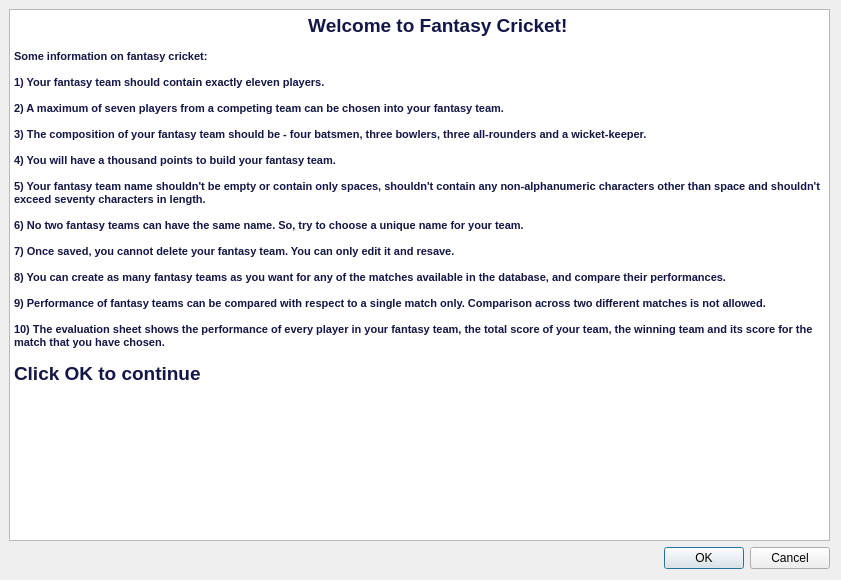
<?xml version="1.0" encoding="UTF-8"?>
<ui version="4.0">
 <class>Dialog</class>
 <widget class="QDialog" name="Dialog">
  <property name="geometry">
   <rect>
    <x>0</x>
    <y>0</y>
    <width>841</width>
    <height>580</height>
   </rect>
  </property>
  <property name="maximumSize">
   <size>
    <width>16777</width>
    <height>16777</height>
   </size>
  </property>
  <property name="windowTitle">
   <string>Dialog</string>
  </property>
  <layout class="QVBoxLayout" name="verticalLayout">
   <property name="leftMargin">
    <number>9</number>
   </property>
   <property name="topMargin">
    <number>9</number>
   </property>
   <item>
    <widget class="QTextBrowser" name="textBrowser">
     <property name="sizePolicy">
      <sizepolicy hsizetype="Expanding" vsizetype="Expanding">
       <horstretch>0</horstretch>
       <verstretch>0</verstretch>
      </sizepolicy>
     </property>
     <property name="styleSheet">
      <string notr="true">background-image: url(:/bg_image/game_pic_front_page.png);</string>
     </property>
     <property name="html">
      <string>&lt;!DOCTYPE HTML PUBLIC &quot;-//W3C//DTD HTML 4.0//EN&quot; &quot;http://www.w3.org/TR/REC-html40/strict.dtd&quot;&gt;
&lt;html&gt;&lt;head&gt;&lt;meta name=&quot;qrichtext&quot; content=&quot;1&quot; /&gt;&lt;style type=&quot;text/css&quot;&gt;
p, li { white-space: pre-wrap; }
&lt;/style&gt;&lt;/head&gt;&lt;body style=&quot; font-family:'MS Shell Dlg 2'; font-size:8.25pt; font-weight:400; font-style:normal;&quot;&gt;
&lt;p align=&quot;center&quot; style=&quot; margin-top:0px; margin-bottom:0px; margin-left:0px; margin-right:0px; -qt-block-indent:0; text-indent:0px;&quot;&gt;&lt;span style=&quot; font-weight:600; color:#131646;&quot;&gt;            &lt;/span&gt;&lt;span style=&quot; font-size:14pt; font-weight:600; color:#131646;&quot;&gt;Welcome to Fantasy Cricket!&lt;/span&gt;&lt;/p&gt;
&lt;p style=&quot;-qt-paragraph-type:empty; margin-top:0px; margin-bottom:0px; margin-left:0px; margin-right:0px; -qt-block-indent:0; text-indent:0px; font-weight:600; color:#131646;&quot;&gt;&lt;br /&gt;&lt;/p&gt;
&lt;p style=&quot; margin-top:0px; margin-bottom:0px; margin-left:0px; margin-right:0px; -qt-block-indent:0; text-indent:0px;&quot;&gt;&lt;span style=&quot; font-weight:600; color:#131646;&quot;&gt;Some information on fantasy cricket:&lt;/span&gt;&lt;/p&gt;
&lt;p style=&quot;-qt-paragraph-type:empty; margin-top:0px; margin-bottom:0px; margin-left:0px; margin-right:0px; -qt-block-indent:0; text-indent:0px; font-weight:600; color:#131646;&quot;&gt;&lt;br /&gt;&lt;/p&gt;
&lt;p style=&quot; margin-top:0px; margin-bottom:0px; margin-left:0px; margin-right:0px; -qt-block-indent:0; text-indent:0px;&quot;&gt;&lt;span style=&quot; font-weight:600; color:#131646;&quot;&gt;1) Your fantasy team should contain exactly eleven players.&lt;/span&gt;&lt;/p&gt;
&lt;p style=&quot;-qt-paragraph-type:empty; margin-top:0px; margin-bottom:0px; margin-left:0px; margin-right:0px; -qt-block-indent:0; text-indent:0px; font-weight:600; color:#131646;&quot;&gt;&lt;br /&gt;&lt;/p&gt;
&lt;p style=&quot; margin-top:0px; margin-bottom:0px; margin-left:0px; margin-right:0px; -qt-block-indent:0; text-indent:0px;&quot;&gt;&lt;span style=&quot; font-weight:600; color:#131646;&quot;&gt;2) A maximum of seven players from a competing team can be chosen into your fantasy team.&lt;/span&gt;&lt;/p&gt;
&lt;p style=&quot;-qt-paragraph-type:empty; margin-top:0px; margin-bottom:0px; margin-left:0px; margin-right:0px; -qt-block-indent:0; text-indent:0px; font-weight:600; color:#131646;&quot;&gt;&lt;br /&gt;&lt;/p&gt;
&lt;p style=&quot; margin-top:0px; margin-bottom:0px; margin-left:0px; margin-right:0px; -qt-block-indent:0; text-indent:0px;&quot;&gt;&lt;span style=&quot; font-weight:600; color:#131646;&quot;&gt;3) The composition of your fantasy team should be - four batsmen, three bowlers, three all-rounders and a wicket-keeper.&lt;/span&gt;&lt;/p&gt;
&lt;p style=&quot;-qt-paragraph-type:empty; margin-top:0px; margin-bottom:0px; margin-left:0px; margin-right:0px; -qt-block-indent:0; text-indent:0px; font-weight:600; color:#131646;&quot;&gt;&lt;br /&gt;&lt;/p&gt;
&lt;p style=&quot; margin-top:0px; margin-bottom:0px; margin-left:0px; margin-right:0px; -qt-block-indent:0; text-indent:0px;&quot;&gt;&lt;span style=&quot; font-weight:600; color:#131646;&quot;&gt;4) You will have a thousand points to build your fantasy team.&lt;/span&gt;&lt;/p&gt;
&lt;p style=&quot;-qt-paragraph-type:empty; margin-top:0px; margin-bottom:0px; margin-left:0px; margin-right:0px; -qt-block-indent:0; text-indent:0px; font-weight:600; color:#131646;&quot;&gt;&lt;br /&gt;&lt;/p&gt;
&lt;p style=&quot; margin-top:0px; margin-bottom:0px; margin-left:0px; margin-right:0px; -qt-block-indent:0; text-indent:0px;&quot;&gt;&lt;span style=&quot; font-weight:600; color:#131646;&quot;&gt;5) Your fantasy team name shouldn't be empty or contain only spaces, shouldn't contain any non-alphanumeric characters other than space and shouldn't exceed seventy characters in length.&lt;/span&gt;&lt;/p&gt;
&lt;p style=&quot;-qt-paragraph-type:empty; margin-top:0px; margin-bottom:0px; margin-left:0px; margin-right:0px; -qt-block-indent:0; text-indent:0px; font-weight:600; color:#131646;&quot;&gt;&lt;br /&gt;&lt;/p&gt;
&lt;p style=&quot; margin-top:0px; margin-bottom:0px; margin-left:0px; margin-right:0px; -qt-block-indent:0; text-indent:0px;&quot;&gt;&lt;span style=&quot; font-weight:600; color:#131646;&quot;&gt;6) No two fantasy teams can have the same name. So, try to choose a unique name for your team.&lt;/span&gt;&lt;/p&gt;
&lt;p style=&quot;-qt-paragraph-type:empty; margin-top:0px; margin-bottom:0px; margin-left:0px; margin-right:0px; -qt-block-indent:0; text-indent:0px; font-weight:600; color:#131646;&quot;&gt;&lt;br /&gt;&lt;/p&gt;
&lt;p style=&quot; margin-top:0px; margin-bottom:0px; margin-left:0px; margin-right:0px; -qt-block-indent:0; text-indent:0px;&quot;&gt;&lt;span style=&quot; font-weight:600; color:#131646;&quot;&gt;7) Once saved, you cannot delete your fantasy team. You can only edit it and resave.&lt;/span&gt;&lt;/p&gt;
&lt;p style=&quot;-qt-paragraph-type:empty; margin-top:0px; margin-bottom:0px; margin-left:0px; margin-right:0px; -qt-block-indent:0; text-indent:0px; font-weight:600; color:#131646;&quot;&gt;&lt;br /&gt;&lt;/p&gt;
&lt;p style=&quot; margin-top:0px; margin-bottom:0px; margin-left:0px; margin-right:0px; -qt-block-indent:0; text-indent:0px;&quot;&gt;&lt;span style=&quot; font-weight:600; color:#131646;&quot;&gt;8) You can create as many fantasy teams as you want for any of the matches available in the database, and compare their performances.&lt;/span&gt;&lt;/p&gt;
&lt;p style=&quot;-qt-paragraph-type:empty; margin-top:0px; margin-bottom:0px; margin-left:0px; margin-right:0px; -qt-block-indent:0; text-indent:0px; font-weight:600; color:#131646;&quot;&gt;&lt;br /&gt;&lt;/p&gt;
&lt;p style=&quot; margin-top:0px; margin-bottom:0px; margin-left:0px; margin-right:0px; -qt-block-indent:0; text-indent:0px;&quot;&gt;&lt;span style=&quot; font-weight:600; color:#131646;&quot;&gt;9) Performance of fantasy teams can be compared with respect to a single match only. Comparison across two different matches is not allowed.&lt;/span&gt;&lt;/p&gt;
&lt;p style=&quot;-qt-paragraph-type:empty; margin-top:0px; margin-bottom:0px; margin-left:0px; margin-right:0px; -qt-block-indent:0; text-indent:0px; font-weight:600; color:#131646;&quot;&gt;&lt;br /&gt;&lt;/p&gt;
&lt;p style=&quot; margin-top:0px; margin-bottom:0px; margin-left:0px; margin-right:0px; -qt-block-indent:0; text-indent:0px;&quot;&gt;&lt;span style=&quot; font-weight:600; color:#131646;&quot;&gt;10) The evaluation sheet shows the performance of every player in your fantasy team, the total score of your team, the winning team and its score for the match that you have chosen.&lt;/span&gt;&lt;/p&gt;
&lt;p style=&quot;-qt-paragraph-type:empty; margin-top:0px; margin-bottom:0px; margin-left:0px; margin-right:0px; -qt-block-indent:0; text-indent:0px; font-weight:600; color:#131646;&quot;&gt;&lt;br /&gt;&lt;/p&gt;
&lt;p style=&quot; margin-top:0px; margin-bottom:0px; margin-left:0px; margin-right:0px; -qt-block-indent:0; text-indent:0px;&quot;&gt;&lt;span style=&quot; font-size:14pt; font-weight:600; color:#131646;&quot;&gt;Click OK to continue&lt;/span&gt;&lt;/p&gt;&lt;/body&gt;&lt;/html&gt;</string>
     </property>
    </widget>
   </item>
   <item>
    <widget class="QDialogButtonBox" name="buttonBox">
     <property name="orientation">
      <enum>Qt::Horizontal</enum>
     </property>
     <property name="standardButtons">
      <set>QDialogButtonBox::Cancel|QDialogButtonBox::Ok</set>
     </property>
    </widget>
   </item>
  </layout>
 </widget>
 <resources/>
 <connections>
  <connection>
   <sender>buttonBox</sender>
   <signal>accepted()</signal>
   <receiver>Dialog</receiver>
   <slot>accept()</slot>
   <hints>
    <hint type="sourcelabel">
     <x>248</x>
     <y>254</y>
    </hint>
    <hint type="destinationlabel">
     <x>157</x>
     <y>274</y>
    </hint>
   </hints>
  </connection>
  <connection>
   <sender>buttonBox</sender>
   <signal>rejected()</signal>
   <receiver>Dialog</receiver>
   <slot>reject()</slot>
   <hints>
    <hint type="sourcelabel">
     <x>316</x>
     <y>260</y>
    </hint>
    <hint type="destinationlabel">
     <x>286</x>
     <y>274</y>
    </hint>
   </hints>
  </connection>
 </connections>
</ui>
